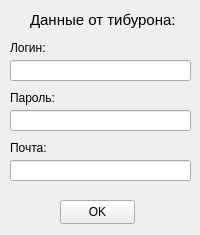
<?xml version="1.0" encoding="UTF-8"?>
<ui version="4.0">
 <class>auth_form</class>
 <widget class="QWidget" name="auth_form">
  <property name="geometry">
   <rect>
    <x>0</x>
    <y>0</y>
    <width>200</width>
    <height>235</height>
   </rect>
  </property>
  <property name="minimumSize">
   <size>
    <width>200</width>
    <height>235</height>
   </size>
  </property>
  <property name="maximumSize">
   <size>
    <width>200</width>
    <height>235</height>
   </size>
  </property>
  <property name="windowTitle">
   <string>Авторизация</string>
  </property>
  <widget class="QLabel" name="lb_data_in_tib">
   <property name="geometry">
    <rect>
     <x>30</x>
     <y>10</y>
     <width>171</width>
     <height>21</height>
    </rect>
   </property>
   <property name="text">
    <string>&lt;html&gt;&lt;head/&gt;&lt;body&gt;&lt;p&gt;&lt;span style=&quot; font-size:11pt;&quot;&gt;Данные от тибурона:&lt;/span&gt;&lt;/p&gt;&lt;/body&gt;&lt;/html&gt;</string>
   </property>
  </widget>
  <widget class="QPushButton" name="bt_auth_confirm">
   <property name="geometry">
    <rect>
     <x>60</x>
     <y>200</y>
     <width>75</width>
     <height>24</height>
    </rect>
   </property>
   <property name="text">
    <string>OK</string>
   </property>
  </widget>
  <widget class="QLineEdit" name="le_login_tib">
   <property name="geometry">
    <rect>
     <x>10</x>
     <y>60</y>
     <width>181</width>
     <height>21</height>
    </rect>
   </property>
   <property name="minimumSize">
    <size>
     <width>0</width>
     <height>0</height>
    </size>
   </property>
  </widget>
  <widget class="QLineEdit" name="le_password_tib">
   <property name="geometry">
    <rect>
     <x>10</x>
     <y>110</y>
     <width>181</width>
     <height>21</height>
    </rect>
   </property>
   <property name="echoMode">
    <enum>QLineEdit::Password</enum>
   </property>
  </widget>
  <widget class="QLabel" name="lb_password_tib">
   <property name="geometry">
    <rect>
     <x>10</x>
     <y>90</y>
     <width>132</width>
     <height>16</height>
    </rect>
   </property>
   <property name="text">
    <string>Пароль:</string>
   </property>
  </widget>
  <widget class="QLabel" name="lb_login_tib">
   <property name="geometry">
    <rect>
     <x>10</x>
     <y>40</y>
     <width>132</width>
     <height>16</height>
    </rect>
   </property>
   <property name="text">
    <string>Логин:</string>
   </property>
  </widget>
  <widget class="QLabel" name="lb_mail">
   <property name="geometry">
    <rect>
     <x>10</x>
     <y>140</y>
     <width>121</width>
     <height>16</height>
    </rect>
   </property>
   <property name="text">
    <string>Почта:</string>
   </property>
  </widget>
  <widget class="QLineEdit" name="le_mail">
   <property name="geometry">
    <rect>
     <x>10</x>
     <y>160</y>
     <width>181</width>
     <height>21</height>
    </rect>
   </property>
   <property name="minimumSize">
    <size>
     <width>0</width>
     <height>0</height>
    </size>
   </property>
  </widget>
 </widget>
 <resources/>
 <connections/>
</ui>
